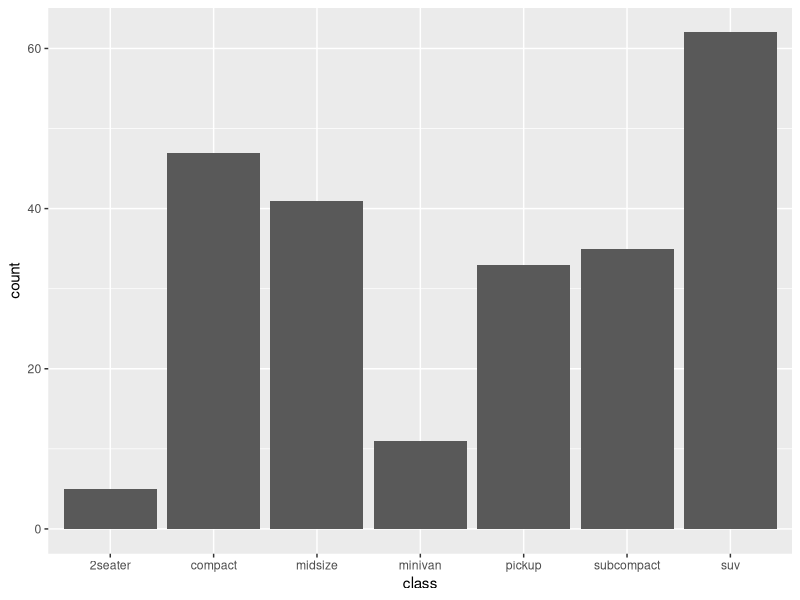
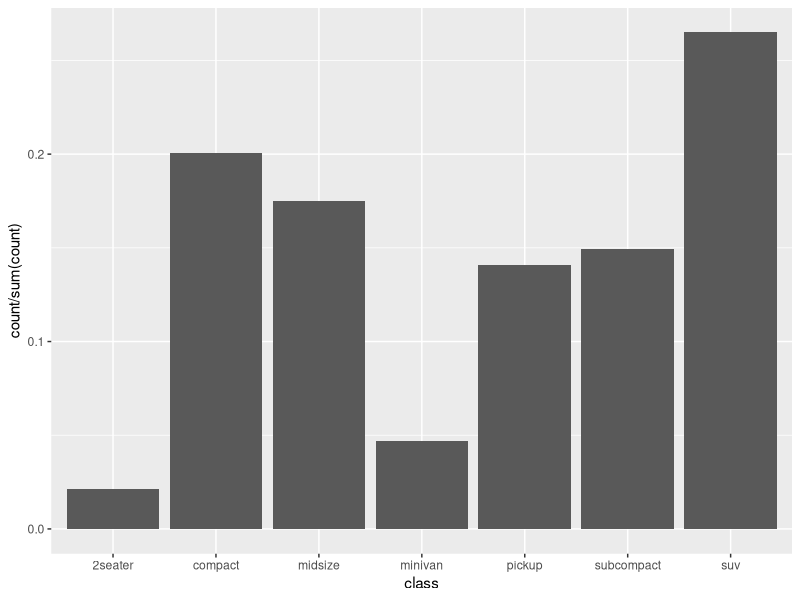
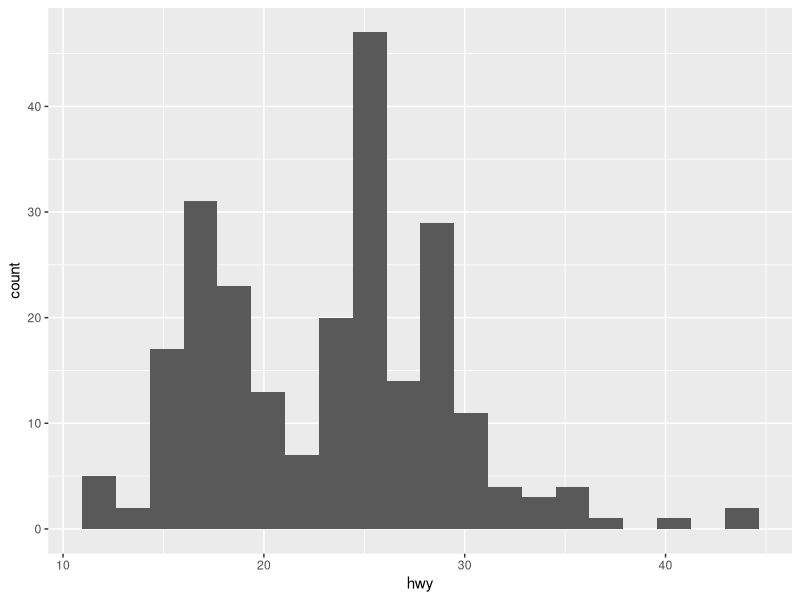
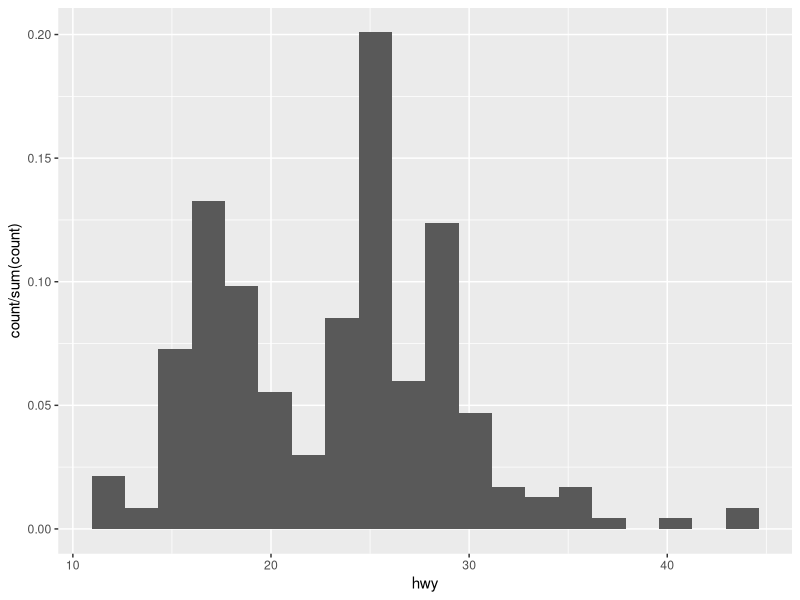
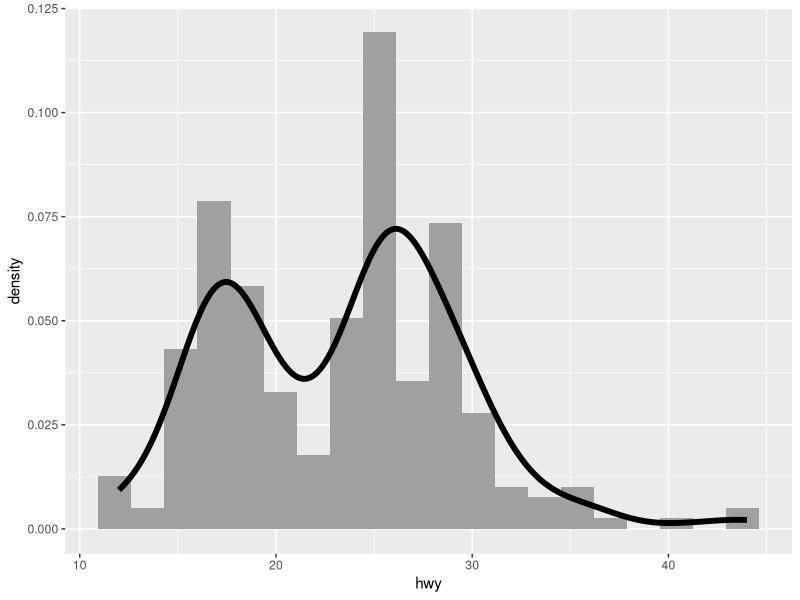
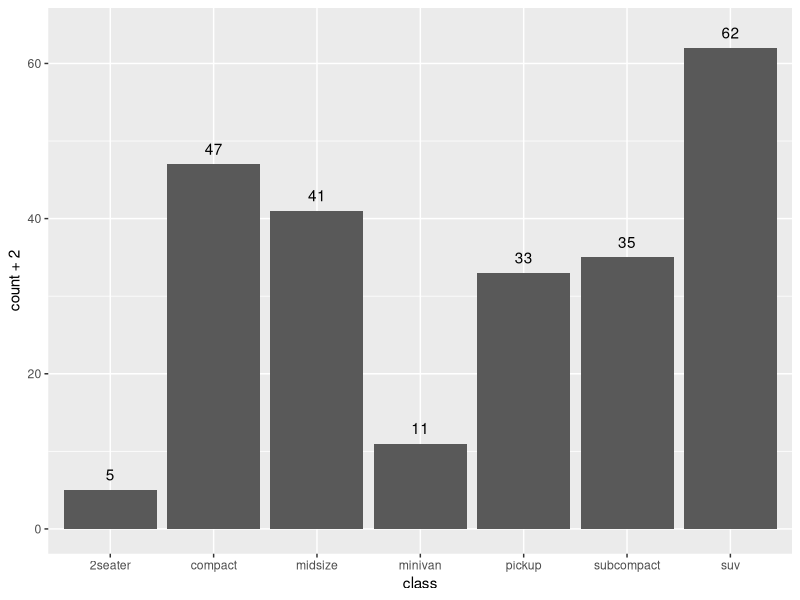
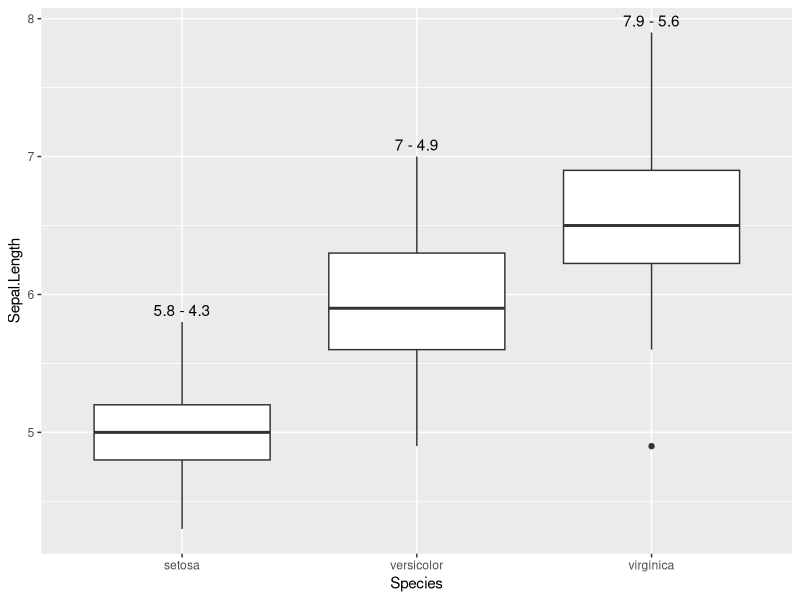

Here is the R script that generated these plots, in order:
## ---- chunk 1
knitr::opts_chunk$set(echo = TRUE)
## ---- chunk 2
library(tidyverse)
## ---- chunk 3
ggplot(mpg, aes(class)) +
  geom_bar()
## ---- chunk 4
ggplot(mpg, aes(x = class, y = after_stat(count / sum(count)))) +
  geom_bar()
## ---- chunk 5
ggplot(mpg, aes(hwy)) +
  geom_histogram(bins = 20)
## ---- chunk 6
ggplot(mpg, aes(hwy, y = after_stat(count / sum(count)))) +
  geom_histogram(bins = 20)
## ---- chunk 7
ggplot(mpg, aes(hwy, y = after_stat(density))) +
  geom_histogram(bins = 20, fill = "#A0A0A0") +
  geom_density(linewidth = 2)
## ---- chunk 8
ggplot(mpg, aes(class)) +
  geom_bar() +
  geom_text(aes(y = after_stat(count + 2), label = after_stat(count)), 
            stat = "count")
## ---- chunk 9
ggplot(iris, aes(Species, Sepal.Length)) +
  geom_boxplot() +
  geom_text(aes(y = stage(Sepal.Length, after_stat = ymax), 
                label = after_stat(paste(ymax, "-", ymin))), 
                stat = "boxplot", vjust = - 0.5)
## ---- chunk 10
sessionInfo()
